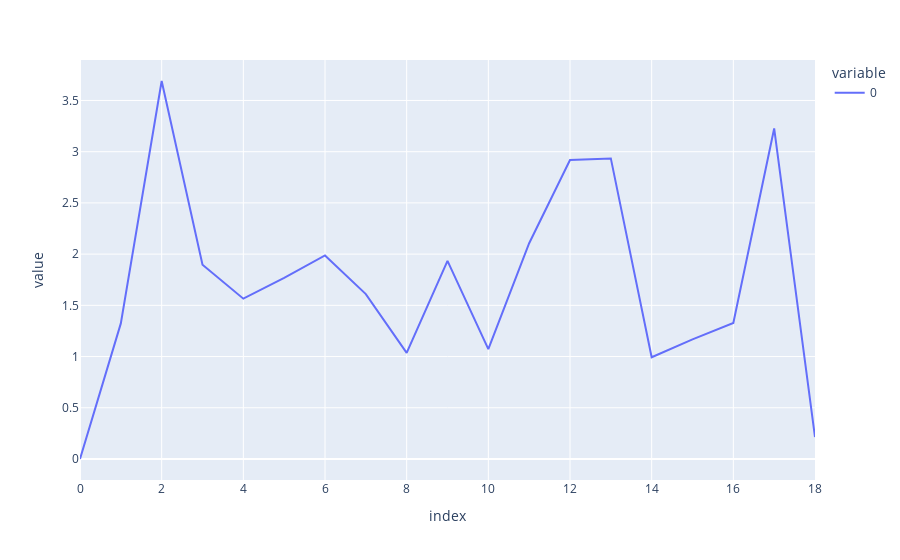

The cell this chart's notebook holds for it:
### Code cell
# Testing - Accuracy
import numpy as np
import plotly.express as px
l2_errors = np.linalg.norm(results[1]['field']['u'] - results[0]['field']['u'], axis=1) / np.linalg.norm(results[0]['field']['u'], axis=1)
print(np.mean(l2_errors))
px.line(l2_errors)

### Figure 1 — Plotly figure (JSON) as saved in the notebook; plotly's stock layout.template omitted (floating-point values rounded to 4 significant figures)
{"data": [{"hovertemplate": "variable=0<br>index=%{x}<br>value=%{y}<extra></extra>", "legendgroup": "0", "line": {"color": "#636efa", "dash": "solid"}, "marker": {"symbol": "circle"}, "mode": "lines", "name": "0", "orientation": "v", "showlegend": true, "type": "scatter", "x": [0, 1, 2, 3, 4, 5, 6, 7, 8, 9, 10, 11, 12, 13, 14, 15, 16, 17, 18], "xaxis": "x", "y": [0, 1.324, 3.69, 1.897, 1.565, 1.768, 1.987, 1.61, 1.037, 1.935, 1.073, 2.106, 2.918, 2.934, 0.9933, 1.168, 1.327, 3.226, 0.2146], "yaxis": "y"}], "layout": {"legend": {"title": {"text": "variable"}, "tracegroupgap": 0}, "margin": {"t": 60}, "xaxis": {"anchor": "y", "domain": [0, 1], "title": {"text": "index"}}, "yaxis": {"anchor": "x", "domain": [0, 1], "title": {"text": "value"}}}}
